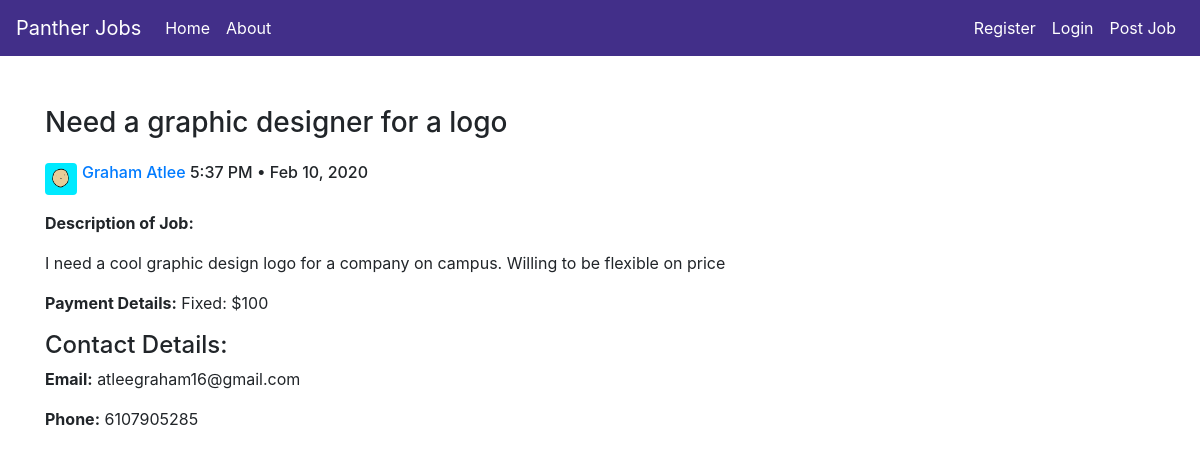
Screenshot of /post/2 with the database file from the repository.
### pantherjobs/models.py (models this page shows, shortened)
class Post(db.Model):
    id = db.Column(db.Integer, primary_key=True, autoincrement=True)
    title = db.Column(db.String(100), nullable=False)
    date_posted = db.Column(db.DateTime, nullable=False, default=datetime.utcnow)
    content = db.Column(db.Text, nullable=False)
    job_timeframe = db.Column(db.Text, nullable=False)
    payment = db.Column(db.Text, nullable=False)
    email = db.Column(db.String(120), nullable=False)
    phone = db.Column(db.Text, nullable=True)
    user_id = db.Column(db.Integer, db.ForeignKey('user.id'), nullable=False)

class User(db.Model, UserMixin):
    id = db.Column(db.Integer, primary_key=True, autoincrement=True)
    fullname = db.Column(db.String(40), unique=True, nullable=False)
    email = db.Column(db.String(120), unique=True, nullable=False)
    image_file = db.Column(db.String(20), nullable=False, default='default.jpg')
    password = db.Column(db.String(60), nullable=False)
    posts = db.relationship('Post', backref='author', lazy=True)

### pantherjobs/routes.py (the view)
@app.route('/post/<int:post_id>')
def post(post_id):
    post = Post.query.get_or_404(post_id)
    return render_template('post.html', post=post, title=post.title)

### pantherjobs/templates/post.html (shortened to what this page needs)
 {% extends "layout.html"%}
{% block content %}
    <h3 style="padding-bottom: 15px;">{{ post.title }}</h3>
    <div class="d-flex flex-row bd-highlight mb-3">
        <img src="{{ url_for('static', filename='/profile_pics/' + post.author.image_file ) }}" alt=""
        class="rounded" height="32" width="32">
        <h6 class="card-text" style="padding-left: 5px;">
            <a href="{{ url_for('user_posts', fullname=post.author.fullname) }}">{{ post.author['fullname'] }} </a>
            {{ post.date_posted.strftime('%-I:%M %p • %b %-d, %Y') }}
        </h6>
    </div>
        <p><b>Description of Job:</b></p>
        <p>{{ post.content }}</p>
    <div>
    <div>
        <p><b>Payment Details:</b> {{ post.payment }}</p>
    </div>
    <h4>Contact Details:</h4>
    <p><b>Email:</b> {{ post.email }} </p>
    <p><b>Phone:</b> {{ post.phone }} </p>
    </div>
{% endblock content %}

### rows the page displays
Post: title "Need a graphic designer for a logo", date_posted "5:37 PM • Feb 10, 2020", content "I need a cool graphic design logo for a company on campus. Willing to be flexible on price", payment "Fixed: $100", email "atleegraham16@gmail.com", phone "6107905285"
User: image_file (picture), author.fullname "Graham Atlee"
